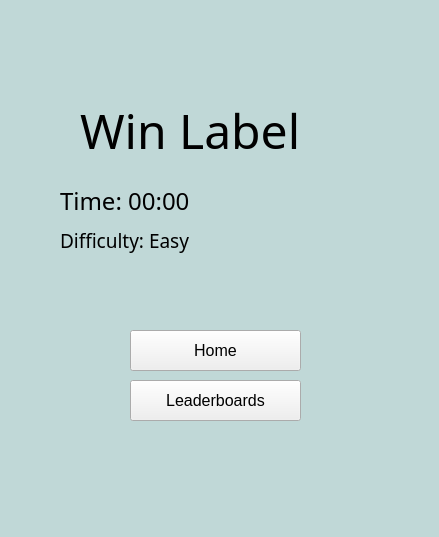
<?xml version="1.0" encoding="UTF-8"?>
<ui version="4.0">
 <class>Widget</class>
 <widget class="QWidget" name="Widget">
  <property name="geometry">
   <rect>
    <x>0</x>
    <y>0</y>
    <width>439</width>
    <height>537</height>
   </rect>
  </property>
  <property name="sizePolicy">
   <sizepolicy hsizetype="Fixed" vsizetype="Fixed">
    <horstretch>0</horstretch>
    <verstretch>0</verstretch>
   </sizepolicy>
  </property>
  <property name="windowTitle">
   <string>Widget</string>
  </property>
  <widget class="QStackedWidget" name="stackedWidget">
   <property name="geometry">
    <rect>
     <x>0</x>
     <y>0</y>
     <width>441</width>
     <height>541</height>
    </rect>
   </property>
   <property name="styleSheet">
    <string notr="true">QStackedWidget{
	background-color: #C0D8D7;
}</string>
   </property>
   <property name="currentIndex">
    <number>4</number>
   </property>
   <widget class="QWidget" name="HomeScreen">
    <widget class="QLabel" name="SudokuLabel">
     <property name="geometry">
      <rect>
       <x>100</x>
       <y>110</y>
       <width>241</width>
       <height>71</height>
      </rect>
     </property>
     <property name="font">
      <font>
       <pointsize>48</pointsize>
      </font>
     </property>
     <property name="text">
      <string>Sudoku.</string>
     </property>
    </widget>
    <widget class="QPushButton" name="playButton">
     <property name="geometry">
      <rect>
       <x>130</x>
       <y>240</y>
       <width>161</width>
       <height>41</height>
      </rect>
     </property>
     <property name="font">
      <font>
       <family>Rockwell</family>
       <pointsize>18</pointsize>
      </font>
     </property>
     <property name="text">
      <string>Play</string>
     </property>
    </widget>
    <widget class="QPushButton" name="statsButton">
     <property name="geometry">
      <rect>
       <x>130</x>
       <y>290</y>
       <width>161</width>
       <height>41</height>
      </rect>
     </property>
     <property name="font">
      <font>
       <family>Rockwell</family>
       <pointsize>14</pointsize>
      </font>
     </property>
     <property name="text">
      <string>Leaderboards</string>
     </property>
    </widget>
    <widget class="QPushButton" name="howtoButton">
     <property name="geometry">
      <rect>
       <x>130</x>
       <y>340</y>
       <width>161</width>
       <height>41</height>
      </rect>
     </property>
     <property name="font">
      <font>
       <family>Rockwell</family>
       <pointsize>14</pointsize>
      </font>
     </property>
     <property name="text">
      <string>How to play ?</string>
     </property>
    </widget>
   </widget>
   <widget class="QWidget" name="NewGameScreen">
    <widget class="QLabel" name="newgameLabel">
     <property name="geometry">
      <rect>
       <x>30</x>
       <y>60</y>
       <width>151</width>
       <height>51</height>
      </rect>
     </property>
     <property name="font">
      <font>
       <family>Rockwell</family>
       <pointsize>18</pointsize>
      </font>
     </property>
     <property name="text">
      <string>New Game</string>
     </property>
    </widget>
    <widget class="QPushButton" name="easyButton">
     <property name="geometry">
      <rect>
       <x>120</x>
       <y>120</y>
       <width>201</width>
       <height>41</height>
      </rect>
     </property>
     <property name="font">
      <font>
       <family>Rockwell</family>
       <pointsize>14</pointsize>
      </font>
     </property>
     <property name="text">
      <string>Easy</string>
     </property>
    </widget>
    <widget class="QPushButton" name="midButton">
     <property name="geometry">
      <rect>
       <x>120</x>
       <y>170</y>
       <width>201</width>
       <height>41</height>
      </rect>
     </property>
     <property name="font">
      <font>
       <family>Rockwell</family>
       <pointsize>14</pointsize>
      </font>
     </property>
     <property name="text">
      <string>Medium</string>
     </property>
    </widget>
    <widget class="QPushButton" name="hardButton">
     <property name="geometry">
      <rect>
       <x>120</x>
       <y>220</y>
       <width>201</width>
       <height>41</height>
      </rect>
     </property>
     <property name="font">
      <font>
       <family>Rockwell</family>
       <pointsize>14</pointsize>
      </font>
     </property>
     <property name="text">
      <string>Hard</string>
     </property>
    </widget>
    <widget class="QPushButton" name="continueButton">
     <property name="geometry">
      <rect>
       <x>120</x>
       <y>360</y>
       <width>201</width>
       <height>41</height>
      </rect>
     </property>
     <property name="font">
      <font>
       <family>Rockwell</family>
       <pointsize>14</pointsize>
      </font>
     </property>
     <property name="text">
      <string>Continue</string>
     </property>
    </widget>
    <widget class="QLabel" name="loadsavedLabel">
     <property name="geometry">
      <rect>
       <x>30</x>
       <y>300</y>
       <width>151</width>
       <height>51</height>
      </rect>
     </property>
     <property name="font">
      <font>
       <family>Rockwell</family>
       <pointsize>18</pointsize>
      </font>
     </property>
     <property name="text">
      <string>Load Saved</string>
     </property>
    </widget>
    <widget class="QPushButton" name="returnBtn">
     <property name="geometry">
      <rect>
       <x>20</x>
       <y>480</y>
       <width>91</width>
       <height>31</height>
      </rect>
     </property>
     <property name="text">
      <string>Return</string>
     </property>
    </widget>
   </widget>
   <widget class="QWidget" name="PlayScreen">
    <widget class="QLCDNumber" name="playDuration">
     <property name="geometry">
      <rect>
       <x>20</x>
       <y>10</y>
       <width>91</width>
       <height>31</height>
      </rect>
     </property>
    </widget>
    <widget class="QPushButton" name="doneButton">
     <property name="geometry">
      <rect>
       <x>270</x>
       <y>430</y>
       <width>141</width>
       <height>31</height>
      </rect>
     </property>
     <property name="font">
      <font>
       <family>Rockwell</family>
       <pointsize>12</pointsize>
      </font>
     </property>
     <property name="text">
      <string>Done</string>
     </property>
    </widget>
    <widget class="QPushButton" name="solveButton">
     <property name="geometry">
      <rect>
       <x>310</x>
       <y>480</y>
       <width>101</width>
       <height>31</height>
      </rect>
     </property>
     <property name="font">
      <font>
       <family>Rockwell</family>
       <pointsize>12</pointsize>
      </font>
     </property>
     <property name="text">
      <string>Solve</string>
     </property>
    </widget>
    <widget class="QPushButton" name="quitButton">
     <property name="geometry">
      <rect>
       <x>30</x>
       <y>430</y>
       <width>131</width>
       <height>31</height>
      </rect>
     </property>
     <property name="font">
      <font>
       <family>Rockwell</family>
       <pointsize>12</pointsize>
      </font>
     </property>
     <property name="text">
      <string>Save and Exit</string>
     </property>
    </widget>
    <widget class="QTableWidget" name="gameGrid">
     <property name="geometry">
      <rect>
       <x>20</x>
       <y>50</y>
       <width>392</width>
       <height>366</height>
      </rect>
     </property>
     <property name="font">
      <font>
       <family>Segoe UI</family>
       <pointsize>10</pointsize>
       <bold>false</bold>
      </font>
     </property>
     <property name="styleSheet">
      <string notr="true"/>
     </property>
     <property name="frameShape">
      <enum>QFrame::Box</enum>
     </property>
     <property name="frameShadow">
      <enum>QFrame::Plain</enum>
     </property>
     <property name="lineWidth">
      <number>3</number>
     </property>
     <property name="midLineWidth">
      <number>1</number>
     </property>
     <property name="verticalScrollBarPolicy">
      <enum>Qt::ScrollBarAlwaysOff</enum>
     </property>
     <property name="horizontalScrollBarPolicy">
      <enum>Qt::ScrollBarAlwaysOff</enum>
     </property>
     <property name="textElideMode">
      <enum>Qt::ElideRight</enum>
     </property>
     <property name="wordWrap">
      <bool>true</bool>
     </property>
     <property name="cornerButtonEnabled">
      <bool>true</bool>
     </property>
     <attribute name="horizontalHeaderVisible">
      <bool>false</bool>
     </attribute>
     <attribute name="horizontalHeaderDefaultSectionSize">
      <number>43</number>
     </attribute>
     <attribute name="verticalHeaderVisible">
      <bool>false</bool>
     </attribute>
     <attribute name="verticalHeaderDefaultSectionSize">
      <number>40</number>
     </attribute>
    </widget>
    <widget class="Line" name="line">
     <property name="geometry">
      <rect>
       <x>20</x>
       <y>160</y>
       <width>391</width>
       <height>20</height>
      </rect>
     </property>
     <property name="styleSheet">
      <string notr="true">Line{
	color: #446688;
}</string>
     </property>
     <property name="frameShadow">
      <enum>QFrame::Plain</enum>
     </property>
     <property name="lineWidth">
      <number>3</number>
     </property>
     <property name="orientation">
      <enum>Qt::Horizontal</enum>
     </property>
    </widget>
    <widget class="Line" name="line_2">
     <property name="geometry">
      <rect>
       <x>20</x>
       <y>280</y>
       <width>391</width>
       <height>20</height>
      </rect>
     </property>
     <property name="font">
      <font>
       <bold>true</bold>
      </font>
     </property>
     <property name="styleSheet">
      <string notr="true">Line{
	color: #446688;
}</string>
     </property>
     <property name="frameShadow">
      <enum>QFrame::Plain</enum>
     </property>
     <property name="lineWidth">
      <number>3</number>
     </property>
     <property name="orientation">
      <enum>Qt::Horizontal</enum>
     </property>
    </widget>
    <widget class="Line" name="line_3">
     <property name="geometry">
      <rect>
       <x>140</x>
       <y>50</y>
       <width>20</width>
       <height>364</height>
      </rect>
     </property>
     <property name="styleSheet">
      <string notr="true">Line{
	color: #446688;
}</string>
     </property>
     <property name="frameShadow">
      <enum>QFrame::Plain</enum>
     </property>
     <property name="lineWidth">
      <number>3</number>
     </property>
     <property name="orientation">
      <enum>Qt::Vertical</enum>
     </property>
    </widget>
    <widget class="Line" name="line_4">
     <property name="geometry">
      <rect>
       <x>270</x>
       <y>50</y>
       <width>20</width>
       <height>364</height>
      </rect>
     </property>
     <property name="styleSheet">
      <string notr="true">Line{
	color: #446688;
}</string>
     </property>
     <property name="frameShadow">
      <enum>QFrame::Plain</enum>
     </property>
     <property name="lineWidth">
      <number>3</number>
     </property>
     <property name="orientation">
      <enum>Qt::Vertical</enum>
     </property>
    </widget>
    <widget class="QPushButton" name="exitBtn">
     <property name="geometry">
      <rect>
       <x>30</x>
       <y>480</y>
       <width>101</width>
       <height>31</height>
      </rect>
     </property>
     <property name="font">
      <font>
       <family>Rockwell</family>
       <pointsize>12</pointsize>
      </font>
     </property>
     <property name="text">
      <string>Exit</string>
     </property>
    </widget>
   </widget>
   <widget class="QWidget" name="StatsScreen">
    <widget class="QLabel" name="statsLabel">
     <property name="geometry">
      <rect>
       <x>30</x>
       <y>20</y>
       <width>261</width>
       <height>71</height>
      </rect>
     </property>
     <property name="font">
      <font>
       <family>Cascadia Code</family>
       <pointsize>22</pointsize>
      </font>
     </property>
     <property name="text">
      <string>Leaderboards</string>
     </property>
    </widget>
    <widget class="QWidget" name="verticalLayoutWidget">
     <property name="geometry">
      <rect>
       <x>40</x>
       <y>90</y>
       <width>371</width>
       <height>201</height>
      </rect>
     </property>
     <layout class="QVBoxLayout" name="statsDisplay"/>
    </widget>
    <widget class="QPushButton" name="returnBtn_3">
     <property name="geometry">
      <rect>
       <x>20</x>
       <y>480</y>
       <width>91</width>
       <height>31</height>
      </rect>
     </property>
     <property name="text">
      <string>Return</string>
     </property>
    </widget>
   </widget>
   <widget class="QWidget" name="endScreen">
    <widget class="QLabel" name="completeLabel">
     <property name="geometry">
      <rect>
       <x>80</x>
       <y>80</y>
       <width>261</width>
       <height>101</height>
      </rect>
     </property>
     <property name="font">
      <font>
       <family>Cascadia Code</family>
       <pointsize>36</pointsize>
      </font>
     </property>
     <property name="text">
      <string>Win Label</string>
     </property>
    </widget>
    <widget class="QLabel" name="completeTime">
     <property name="geometry">
      <rect>
       <x>60</x>
       <y>170</y>
       <width>161</width>
       <height>61</height>
      </rect>
     </property>
     <property name="font">
      <font>
       <family>Cascadia Code</family>
       <pointsize>18</pointsize>
      </font>
     </property>
     <property name="text">
      <string>Time: 00:00 </string>
     </property>
    </widget>
    <widget class="QLabel" name="completeDifficulty">
     <property name="geometry">
      <rect>
       <x>60</x>
       <y>210</y>
       <width>361</width>
       <height>61</height>
      </rect>
     </property>
     <property name="font">
      <font>
       <family>Cascadia Code</family>
       <pointsize>14</pointsize>
      </font>
     </property>
     <property name="text">
      <string>Difficulty: Easy</string>
     </property>
    </widget>
    <widget class="QPushButton" name="completeHomeButton">
     <property name="geometry">
      <rect>
       <x>130</x>
       <y>330</y>
       <width>171</width>
       <height>41</height>
      </rect>
     </property>
     <property name="font">
      <font>
       <pointsize>12</pointsize>
      </font>
     </property>
     <property name="text">
      <string>Home</string>
     </property>
    </widget>
    <widget class="QPushButton" name="completeStatsButton">
     <property name="geometry">
      <rect>
       <x>130</x>
       <y>380</y>
       <width>171</width>
       <height>41</height>
      </rect>
     </property>
     <property name="font">
      <font>
       <pointsize>12</pointsize>
      </font>
     </property>
     <property name="text">
      <string>Leaderboards</string>
     </property>
    </widget>
   </widget>
   <widget class="QWidget" name="HowToScreen">
    <widget class="QLabel" name="howToLabel">
     <property name="geometry">
      <rect>
       <x>20</x>
       <y>10</y>
       <width>271</width>
       <height>91</height>
      </rect>
     </property>
     <property name="font">
      <font>
       <family>Cascadia Code</family>
       <pointsize>16</pointsize>
      </font>
     </property>
     <property name="text">
      <string>How to play Sudoku</string>
     </property>
    </widget>
    <widget class="QLabel" name="instructions">
     <property name="geometry">
      <rect>
       <x>20</x>
       <y>90</y>
       <width>411</width>
       <height>411</height>
      </rect>
     </property>
     <property name="font">
      <font>
       <pointsize>11</pointsize>
      </font>
     </property>
     <property name="styleSheet">
      <string notr="true">QLabel {
	padding: 10px;
}</string>
     </property>
     <property name="text">
      <string>The rules for Sudoku are simple. 
 A 9×9 square must be filled in with 
 numbers from 1-9 with no repeated numbers in each line, 
 horizontally (columns) or vertically (rows). 
 To challenge you more, there are 3×3 squares 
 marked out in the grid (blocks), and each of 
 these squares can't have any repeat numbers either.

When the puzzle starts a few of the cells will be 
 already filled in. 
 The easy puzzles will have more numbers filled in 
 while the harder puzzles have less numbers filled in. 
 The goal of the game is to fill in every cell in the 
 grid by following the above rule of not repeating a 
 number in a block, a row or a column. 

 Whoever fills every cell in the grid without a mistake 
 in the least amount of time wins the game. 
</string>
     </property>
    </widget>
    <widget class="QPushButton" name="returnBtn_2">
     <property name="geometry">
      <rect>
       <x>40</x>
       <y>480</y>
       <width>91</width>
       <height>31</height>
      </rect>
     </property>
     <property name="text">
      <string>Return</string>
     </property>
    </widget>
   </widget>
  </widget>
 </widget>
 <resources/>
 <connections/>
</ui>
